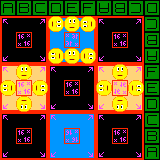

The image is a tile-based game level rendered from a .tmx file. Its description and source (layers, tilesets, objects; grid data summarised) follow:
An orthogonal 10x10 tile map with 16x16 px tiles, 3 tile layers (Tile Layer 1, Tile Layer 2, Tile Layer 3), 3 tilesets and 4 objects.

<map version="1.4" tiledversion="1.4.2" orientation="orthogonal" renderorder="right-down" width="10" height="10" tilewidth="16" tileheight="16" infinite="0" nextlayerid="5" nextobjectid="5">
 <tileset firstgid="1" source="../Tilesets/Top Down [Sheet M-0 S-0].tsx" />
 <tileset firstgid="17" source="../Tilesets/Alphabet.tsx" />
 <tileset firstgid="23" source="../Tilesets/Animation.tsx" />
 <layer id="1" name="Tile Layer 1" width="10" height="10">
  <data>[100 cells, 100 non-empty, 12 distinct tile ids]</data>
 </layer>
 <layer id="2" name="Tile Layer 2" width="10" height="10">
  <data>[100 cells, 55 non-empty, 15 distinct tile ids]</data>
 </layer>
 <layer id="4" name="Tile Layer 3" width="10" height="10">
  <data>[100 cells, 14 non-empty, 2 distinct tile ids]</data>
 </layer>
 <objectgroup id="3" name="Flipped tile">
  <object id="1" gid="1073741851" x="64.2622" y="81.6932" width="16" height="16" rotation="360" />
  <object id="2" gid="27" x="64.2622" y="111.457" width="16" height="16" />
  <object id="3" gid="27" x="96.0025" y="80.1456" width="16" height="16" rotation="-180" />
  <object id="4" gid="1073741851" x="64.5219" y="80.2887" width="16" height="16" rotation="180" />
 </objectgroup>
</map>
